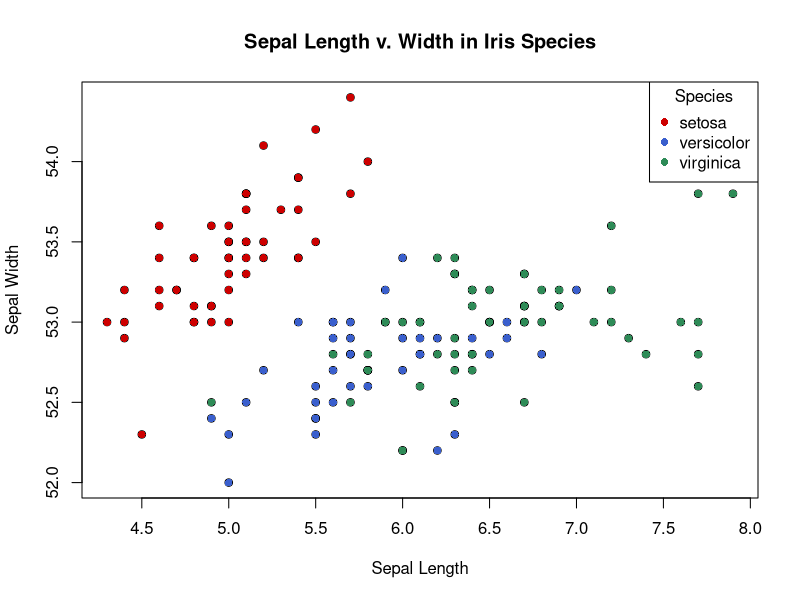

Generate this figure with R:
#===============================================================================
# ◯。°。°。°。°。°。°。°。°。°。°。° LOOPS 。°。°。°。°。°。°。°。°。°。°。°◯
#===============================================================================


# Loops, quite simply, loop! When a loop is run in R (or even other programming
# languages!) a block of code is run again and again, often until a specified 
# condition is met. Each time the code within a loop is run, it is referred to as 
# an iteration.

# Loops are useful for quickly performing mundane tasks that would otherwise 
# require manual completion. 

# Different loops are useful for different scenarios. Using loops successfully 
# requires recognizing when to use different loops types. Throughout this
# assignment, we will cover three major types of loops in R: "For Loops", "While
# Loops" and "Repeat Loops". 

# For Loops: A for loop repeats a given task for defined number of times.

# While Loops: A while loop keeps repeating a block of code until a certain
# logical parameter is met. Example: While x is less than 3, perform action y.

# Repeat Loops: Similar to while loop but requires a break, or stop to prevent
# the loop from running forever. Example: Until 10 iterations, perform action y. 

#===============================================================================
# For Loops 
#===============================================================================

### Description:

# A For Loop applies a set of operations over a collection of objects (list, vector, matrix, or data frame)
# repeated a defined number of times. The number of iterations are known in advance. 

### Example:
# Create a vector of numbers 1 through 5, and
# then use a for loop to iterate through each number in the vector and print it to the console. 
# The loop variable i takes on the values 1, 2, 3, 4, and 5, and the print() function is called with each value of i.

# create a vector of numbers
numbers<-c(1, 2, 3, 4, 5)

# create a for loop that prints each number in the vector
for (i in numbers) {
  print(i)
}

# For loops can iterate over a sequence of numbers, in the following example,
# from 1 to 100 and calculates the sum of the numbers. 
# The loop variable i takes on the values 1, 2, 3, ..., 100, and the sum variable is updated on each iteration.

sum <- 0
for (i in 1:100) {
  sum <- sum + i
}
print(sum)


### TASK: 

# ✿¸.•´*¨`*•✿ Let's look at some flowers! ✿•*`¨*`•.¸✿

# 1) Load in the "iris" data set built into R. 
# Name the data frame "iris_loop"

iris_loop <- datasets::iris

# 2) Set up your For Loop with the parameters to
# use any integer from 1 through the number of columns
# within the data frame (ncol function may be of some assistance)

for (i in 1:ncol(iris)) {
  print(i)
}


ncol(iris)

# 3) Within curly brackets, set the following logical conditions under an "if" function:
#     
#     a) Make it so the function returns a "TRUE" statement if certain
# conditions which we will later establish are met (Grapple with the grepl() function)

#     b) Select the columns within the "iris_loop" data frame and all integers separated by a comma 
# (HINT: [,i] will be the best way to do this)

#     c) Subset another curly bracket pair within the if condition.
#  Inside this secondary curly bracket, set up a logical condition: 
#  1000+separated integers. Make sure this condition is saved back into the "iris_loop" data frame with a "<-"

# 4) Make sure to close out all curly brackets to complete the loop.

for(i in 1:ncol(iris)) {                              
  if(grepl("Width", colnames(iris)[i])) {             
    iris[,i] <-iris[,i] + 50
  }}

# Question: What happens if you change the "1000+" to "50+"?

## For the columns containing the word 'Width' in the title, 1000 was added to the
## initial value. As such, if 50 is added instead - the sums only have 50 added instead.

#===============================================================================
# While Loops
#===============================================================================


### Description :
# A while loop is a control flow statement that allows you to repeatedly execute a block of code as long as a certain condition is met.
# The condition is a logical expression that is evaluated before each iteration of the loop. If the condition is TRUE, 
# the code inside the loop is executed, and then the condition is evaluated again. This process continues until the condition becomes FALSE, 
# at which point the loop terminates and execution continues with the code following the loop.


###Next within Loops:
# Within loops, especially While Loops, if you wish to skip a current variable and go onto the next
# iteration, you can use the "next" argument within the function. This can be helpful 
# in ignoring variables that would be messy, useless, and overall just unwanted (:,( poor variable)) 
# Consider the following example:
x<-20     # Here we set the length of our variable. 
while (x) {x <- x - 1 # We set our conditions in which x will be equal to x-1
  if (x%%2 != 0) # A further condition is set in which x is divided by 2 if not equal to 0
    next # This tells the while loop to skip any numbers after our conditions set above
  print(x)} # This prints x after it has gone through the loop

### QUESTION: Why do we have the argument !=0? What would occur if we changed it to !=1? 
# Go ahead and give it a try:
x<-20  
while (x) {x <- x - 1 
if (x%%2 != 1) 
  next 
print(x)}


### Example 1 of While Loops:

# Let's try an example with numbers!

x <- 1 # Stores 1 in the x variable.
while (x < 6) { # Start of the while loop. While x is less than 6, perform some action.
  print(x) #In this case, our action is printing x
  x = x+1 # Adds one to x each loop.
}

### Example 2 of While Loops:

# We can use this to label samples

# Let's build a sample data frame.
Samples_Without_ID <- c("Frog", "Cool Frog", "The Coolest Frog","Cute Frog", "Very Cute Frog", "Strong Frog", "Very Strong Frog")
Samples_Without_ID1 <- data.frame(samples = Samples_Without_ID)  #Stores as a data frame.

# Creates length 7 character vector. 
SampleID <- character(7)

x <- 0 # stores 0 into a variable called x.
while (x < 7) { # Creates a while loop that is valid while x is less than 7.
  x <- x + 1 # Adds 1 to the value of x for each iteration of the while loop.
  SampleID[x] <- paste("Sample#", x, sep = "") # Pastes together the character "Sample#" with the variable x.
                                     # This gives an outputs of "Sample1, Sample2, Sample3, etc.)
}

SampleID <- data.frame(SampleID) #Stores as a data frame.

View(SampleID) # Let's check it out!

# Great! Now we want to label our frogs in the Samples_Without_ID1 data frame.  

Samples_With_Label <- cbind(SampleID, Samples_Without_ID1)


### TASK:
# Create a while loop which pastes whole numbers from 1 to 10, but exclude printing 3 using the next function.
# output should look like this: 1, 2, 4, 5, 6, 7, 8, 9, 10

## My way
x<- 0     
while (x < 10) {x <- x + 1 
if (x == 3) 
  next
print(x)
}


## The correct way (after talking with Lowie)
x<- 0     
while (x < 10) {x <- x + 1 
print(x)
if (x != 2) 
    next 
 x = x+1}

#===============================================================================
#Repeat Loops
#===============================================================================

###Description: 
# If we have a large multidimensional data frame and would like to repeat a block of code 
# over and over again across this data frame, it would be best to use a Repeat loop.
# A repeat loop will continuously execute a block of code and logical conditions over a data frame.
# If the logical conditions return "FALSE", the block of code will continue to be repeated 
# over the entire data frame. No output will be given for a "FALSE" return.
# If the logical conditions return "TRUE", an output will be given.
# However, unlike most other loops, even if a "TRUE" condition is met, the repeat loop will not 
# end, and continue to iterate over and over across the data frame.
# The only way for the Repeat loop to end is by giving it a BREAK condition.

### Question: Based on the description above and the description of While loops. 
# How do Repeat and While loops differ? When might it be best to use one rather than the other?

## Repeat loops are good for a singular, static set of data that we want to make multiple
## adjustments to, while While loops are good for several datasets that need to be
## manipulated in the same way.


### Breaks:
#The Break statement is a way to stop a loop from running before it has finished all its iterations. When the break statement is encountered within a repeat loop, the loop stops running immediately, and the program moves on to the next line of code after the loop. This can be useful if you want to stop a loop based on a certain condition, without having to wait for it to finish all its iterations.

### Example of Repeat Loops: 

# Basic example of Repeat Loop with a conditional break. 
# Without the break statement, repeat loops would continue indefinitely.
i <- 1
repeat {
  print(paste("Loop", i))
  if (i == 3) {
    break
  }
  i <- i + 1
}


# Example of using a repeat loop for 'data processing' and conditional break.
# In this example we will increase the salary of each individual in the dataset
# and store the processed data in a new dataset.

# First let's create a data frame with columns 'ID', 'Name', 'Age', 'Gender', and 'Salary'
my_data <- data.frame(
  ID = c(1, 2, 3, 4, 5),
  Name = c("John", "Alice", "Bob", "Eve", "Charlie"),
  Age = c(25, 32, 28, 40, 36),
  Gender = c("M", "F", "M", "F", "M"),
  Salary = c(50000, 60000, 55000, 70000, 65000)
)

# Create a counter to keep track of iterations
i <- 1
# Create a blank dataframe. This allows us to reset the dataframe everytime the loop is ran.
processed_data <- data.frame()

# Repeat loop for processing each row of the dataset
repeat {
  row <- my_data[i, ] # Get the row at the current iteration
  processed_row <- list(  # Perform some data processing on the row
    ID = row$ID,
    Name = paste("Processed:", row$Name),
    Age = row$Age,
    Gender = ifelse(row$Gender == "M", "Male", "Female"),
    Salary = row$Salary * 1.1 # Add a 10% salary increase
  )
  processed_data <- rbind(processed_data, processed_row) # Append the processed row to the processed_data  data frame
  i <- i + 1 # Increase the counter
  if (i > nrow(my_data) || processed_row$Salary > 100000) { 
    break  # Exit the loop when all rows have been processed or when the salary exceeds 100,000 (arbitrary)
  }}

### TASK:

# Let's try it on your own!

# Create a repeat loop that does the following: 
#1) Stores 1 in the variable y.
#2) prints y for iteration of the loop. 
#3) Increase y by .7 each iteration. 
#4) Set a break to terminate the loop when y is greater than 14
#5) Print "Y is big now!" when Y is greater than 14. 

y <- 1
repeat {y <- y + 0.7 
  print(y)
  if (y > 14) {
    print("Y is big now!")
  if (y > 14) {
    break
}}}

#===============================================================================
#Final: Nested Loops within For Loops
#===============================================================================

 
# Description of nested loops
# Earlier in the course, we used nested ifelse functions. A nested ifelse function is just
#an ifelse function INSIDE another ifelse function. The same goes for nested loops!

#In a nested loop, we have a loop INSIDE another loop! 

#Nested loops are often used for multideminsion data and allow for more precise
#control of your data. 


### Example of Nested loops:
# While any kind of loop can be nested within other loops, it will be easiest to look at the same two loops nested within each other. Nested loops allow us to look at multidimensional information. 
# A visualization of a real life nested loop would be an analogue clock.
# In this analogy, our outer loop of the clock would be the short hand, which tells the hour..
# Nested within this outer loop is the inner loop, the long hand of the clock, which tells the minute.
# Here's how we would accomplish this in R:


for (s in 1:12){  # Here we set up our outer loop as "s" to represent our short hand, so this will contain any variable between 1-12 since most analogue clocks use standard time.
  for (l in 01:59) # Now we add in a nested, inner logical condition, which creates a second value "l" for the long hand. This hand will represent our minutes
  {print(paste("The short hand is",s,"And the long hand", l))} # Now we want to print our variables, but paste them together when printed
} # Close the loops




### TASK:

# ✿¸.•´*¨`*•✿ More Flowers!✿•*`¨*`•.¸✿

# Now that we know how nested loops work, lets use our knowledge to create a graph that utilizes this new skill.
#We are going to create a scatterplot using the iris dataset, of sepal length vs. sepal width, with each point colored according to its species (setosa in red, versicolor in blue, and virginica in green). The nested loops are going to be used to loop over each species in the dataset, and then over each observation within that species to plot the points with the appropriate color.

#1. Load the iris dataset using the command data(iris).
#2. Create an empty scatterplot with the plot() function. Set the x-axis to Sepal.Length, y-axis to Sepal.Width, and add labels and a title.
#3. Create a loop to iterate over each unique species in the iris dataset using the for() function.
#4. Within the loop, subset the iris dataset to only include the current species using the subset() function.
#5. Assign a color to the current species using an if statement and a variable to hold the color.
#6. Create another loop to iterate over each observation within the current species using the for() function.
#7. Within the nested loop, extract the current observation's sepal length and width using the $ operator.
#8. Use the points() function to plot the current observation as a point on the scatterplot, using the assigned color.
#9. After the nested loop, use the legend() function to create a legend for the plot. Set the position to "topright", the legend argument to the unique species in the dataset, the col argument to a vector of colors matching the species, the pch argument to 1 to use solid point markers, and the title argument to "Species".
#10. Run the code and check that the resulting scatterplot has a legend.

data(iris)
plot(x = iris$Sepal.Length, y=iris$Sepal.Width, 
     xlab = "Sepal Length", ylab = "Sepal Width",
     main ="Sepal Length v. Width in Iris Species")
for(species in unique(iris$Species)) {
  species_data <- subset(iris, Species == species)
  if(species == "setosa") {
    col <- "red3"
  } else if(species == "versicolor") {
    col <- "royalblue3"
  } else {
    col <- "seagreen"
  }
  points(species_data$Sepal.Length, species_data$Sepal.Width, col=col, pch = 16)
}

legend("topright", 
       legend =unique(iris$Species),
       col =c("red3", "royalblue3", "seagreen"),
       pch = 16,
       title = "Species")
